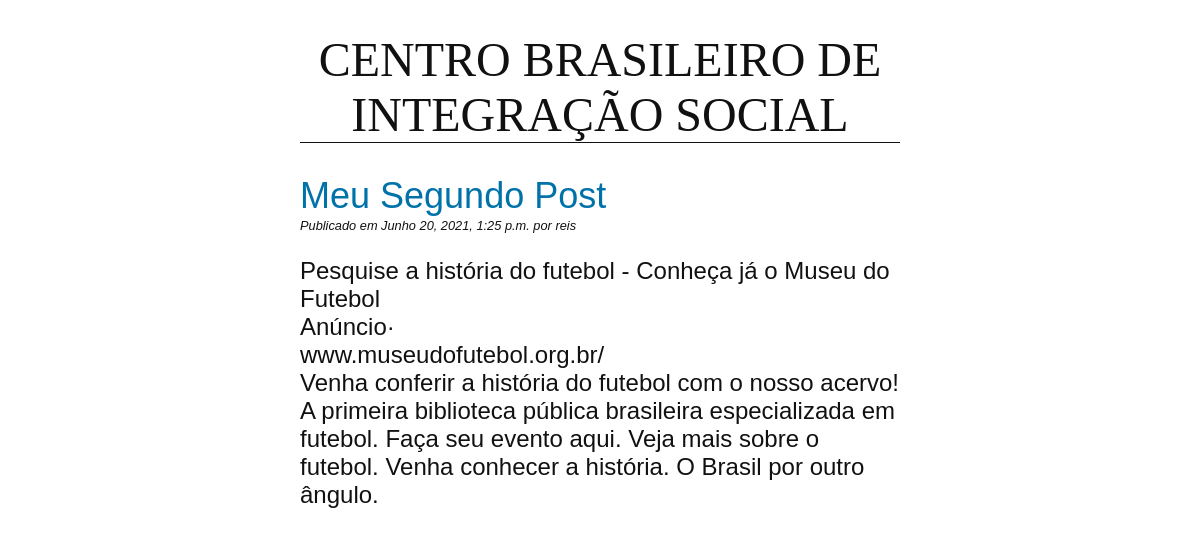
Screenshot of /blog/meu-segundo-post/ with the database file from the repository.
### blog/models.py (models this page shows, shortened)
class Post(models.Model):
    title = models.CharField(max_length=255)
    slug = models.SlugField(max_length=255,unique=True)
    author = models.ForeignKey(User, on_delete=models.CASCADE)
    body = models.TextField()
    created = models.DateTimeField(auto_now_add=True)
    updated = models.DateTimeField(auto_now=True)
    class Meta:
        ordering = ("-created",)

### blog/views.py (the view)
# urls.py: path("<slug:slug>/", views.PostDetailView.as_view(), name="detail")
class PostDetailView(DetailView):
    model = Post

### blog/templates/blog/post_detail.html (shortened to what this page needs)
{% extends "blog/base.html" %}
{% block content %}
    <h2>{{ post.title }}</h2>
    <p class="date">
        Publicado em {{post.created}} por {{post.author}}
    </p>
    {{post.body|linebreaks }}
{% endblock %}

### blog/static/css/blog.css (style rules this page uses)
body { margin: 0 25%; font-family: sans-serif; font-size: 1.5rem; color: #111111; }
h2 { color: #0072aa; font-weight: normal; margin-bottom: 1px; }
p.date { font-size: 0.8rem; font-style: italic; margin-top: 1px; }

### rows the page displays
Post: title "Meu Segundo Post", created "Junho 20, 2021, 1:25 p.m.", author "reis", body "Pesquise a história do futebol - Conheça já o Museu do Futebol Anúncio· www.museudofutebol.org.br/ Venha conferir a história do futebol com o nosso acervo! A primeira biblioteca pública brasileira especializada em futebol. Faça seu evento aqui. Veja mais sobre o futebol. Venha conhecer a história. O Brasil por outro ângulo."
